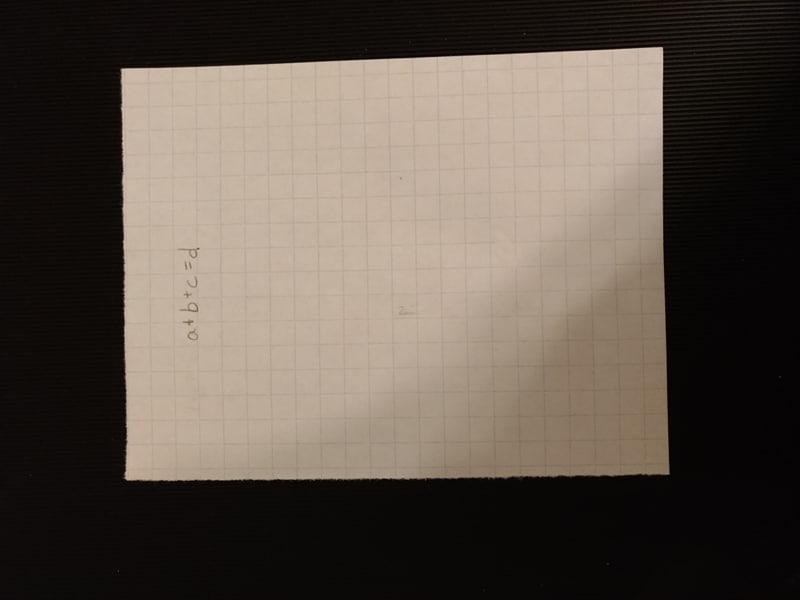
#> input picture Jeff/workspace/images/inputs/abc.jpg, 800 x 600 px, found by its file name; its folder holds only this picture in this run
$ python scanner.py   (older library calls are emulated)
#> lines starting #> are read from the running program, lines starting #| are printed output that depends on the picture; after the words box and inside, x2 and y2 are one past the last pixel; in counts of white or black regions, pixels touching at a corner belong together
### Jeff/workspace/project/support.py
'''
Supporting function for document scanner

cornerPoints(image) - locating the corners of the document in question in an image
findName(string) - extracting file name without file extension to output in a unique folder
perspectiveTransform(image, list) - extract the location of the corner points and set thme as the base coordinates
@author: Jeffrey
'''

from PIL import Image
import numpy as np
import cv2
import sys, traceback
from imutils.perspective import order_points

def cornerPoints(corner):
    corner = corner.reshape((4,2))
    rect = np.zeros((4,2), dtype = np.float32)
    add = corner.sum(axis = 1)
    rect[0] = corner[np.argmin(add)]
    rect[2] = corner[np.argmax(add)]

    diff = np.diff(corner, axis = 1)
    rect[1] = corner[np.argmin(diff)]
    rect[3] = corner[np.argmax(diff)]
    return rect

def scaleTarget(corner, shrink_scale):
    try:
        cornerNew = corner.reshape((4,2))
        rect = np.zeros((4,2), dtype = np.float32)
        add = cornerNew.sum(axis = 1)
        rect[0] = cornerNew[np.argmin(add)]
        rect[2] = cornerNew[np.argmax(add)]

        diff = np.diff(cornerNew, axis = 1)
        rect[1] = cornerNew[np.argmin(diff)]
        rect[3] = cornerNew[np.argmax(diff)]

        (topLeft, topRight, bottomRight, bottomLeft) = rect

        widthA = np.sqrt(((bottomRight[0] - bottomLeft[0]) ** 2) + ((bottomRight[1] - bottomLeft[1]) ** 2))
        widthB = np.sqrt(((topRight[0] - topLeft[0]) ** 2) + ((topRight[1] - topLeft[1]) ** 2))
        maxWidth = max(int(widthA), int(widthB))

        heightA = np.sqrt(((topRight[0] - bottomRight[0]) ** 2) + ((topRight[1] - bottomRight[1]) ** 2))
        heightB = np.sqrt(((topLeft[0] - bottomLeft[0]) ** 2) + ((topLeft[1] - bottomLeft[1]) ** 2))
        maxHeight = max(int(heightA), int(heightB))


        scale = shrink_scale
        heightScale = scale * maxHeight
        widthScale = scale * maxWidth
        corner[0][0] = [rect[0][0] + widthScale, rect[0][1] + heightScale]
        corner[1][0] = [rect[1][0] - widthScale, rect[1][1] + heightScale]
        corner[2][0] = [rect[2][0] - widthScale, rect[2][1] - heightScale]
        corner[3][0] = [rect[3][0] + widthScale, rect[3][1] - heightScale]
    except:
        print("BUGBUGUBUG")
        traceback.print_exc(file=sys.stdout)
    return corner

def findName(name):
    indType = name.find('.')
    nameOnly = name[0:indType] + '/'
    return nameOnly

def perspectiveTransform(image, points):
    rect = order_points(points)
    (topLeft, topRight, bottomRight, bottomLeft) = rect

    widthA = np.sqrt(((bottomRight[0] - bottomLeft[0]) ** 2) + ((bottomRight[1] - bottomLeft[1]) ** 2))
    widthB = np.sqrt(((topRight[0] - topLeft[0]) ** 2) + ((topRight[1] - topLeft[1]) ** 2))
    maxWidth = max(int(widthA), int(widthB))

    heightA = np.sqrt(((topRight[0] - bottomRight[0]) ** 2) + ((topRight[1] - bottomRight[1]) ** 2))
    heightB = np.sqrt(((topLeft[0] - bottomLeft[0]) ** 2) + ((topLeft[1] - bottomLeft[1]) ** 2))
    maxHeight = max(int(heightA), int(heightB))


    destinationPoints = np.array([
        [0,0],
        [maxWidth - 1, 0],
        [maxWidth - 1, maxHeight - 1],
        [0, maxHeight - 1]],
        dtype = "float32")

    M = cv2.getPerspectiveTransform(rect,destinationPoints)
    warped = cv2.warpPerspective(image, M, (maxWidth, maxHeight))

    return warped

def downscale_image(image, max_dim=2048):
    a, b = image.size
    if max(a, b) <= max_dim:
        return 1.0, image
    scale = 1.0 * max_dim / max(a, b)
    newImage = image.resize((int(a * scale), int(b * scale)), Image.ANTIALIAS)
    return scale, newImage

def findBorder(contours, arr):
    borders = []
    area = arr.shape[0] * arr.shape[1]
    for i, c in enumerate(contours):
        x, y, w, h = cv2.boundingRect(c)
        if w * h > 0.5 * area:
            borders.append((i, x, y, x + w - 1, y + h - 1))
    return borders

def removeBorder(contour, arr):
    conImage = np.zeros(arr.shape)
    rem = cv2.minAreaRect(contour)
    degrees = rem[2]
    if min(degrees % 90, 90 - (degrees % 90)) <= 10.0:
        box = cv2.boxPoints(rem)
        box = np.int0(box)
        cv2.drawContours(conImage, [box], 0, 255, -1)
        cv2.drawContours(conImage, [box], 0, 0, 4)
    else:
        x1, y1, x2, y2 = cv2.boundingRect(contour)
        cv2.rectangle(conImage, (x1, y1), (x2, y2), 255, -1)
        cv2.rectangle(conImage, (x1, y1), (x2, y2), 0, 4)
    return np.minimum(conImage, arr)

def dilate(arr, N, iterations):
    kernel = np.zeros((N, N), dtype=np.uint8)
    kernel[(N-1)//2,:] = 1
    dilateImage = cv2.dilate(arr/255, kernel, iterations = iterations)
    kernel = np.zeros((N, N), dtype=np.uint8)
    kernel[:,(N-1)//2] = 1
    dilateImage = cv2.dilate(dilateImage, kernel, iterations = iterations)
    return dilateImage

def findComponents(edges, maxComps=16):
    count = 21
    n = 1
    while count > 16:
        n += 1
        dilateImage = dilate(edges, N = 3, iterations = n)
        dilateImage = np.uint8(dilateImage)
        _, contours, _ = cv2.findContours(dilateImage, cv2.RETR_TREE, cv2.CHAIN_APPROX_SIMPLE)
        count = len(contours)
    print(count)
    return contours

def contourAssist(contours, arr):
    cInfo = []
    for c in contours:
        x, y, w, h = cv2.boundingRect(c)
        cImage = np.zeros(arr.shape)
        cv2.drawContours(cImage, [c], 0, 255, -1)
        cInfo.append({
            'x1': x,
            'y1': y,
            'x2': x + w - 1,
            'y2': y + h - 1,
            'sum': np.sum(arr * (cImage > 0))/255
        })
    return cInfo

def cropArea(crop):
    x1, y1, x2, y2, = crop
    return max(0, x2 - x1) * max(0, y2 - y1)

def cropByUnion(crop1, crop2):
    x11, y11, x21, y21 = crop1
    x12, y12, x22, y22 = crop2
    return min(x11, x12), min(y11, y12), max(x21, x22), max(y21, y22)

def cropByIntersect(crop1, crop2):
    x11, y11, x21, y21 = crop1
    x12, y12, x22, y22 = crop2
    return max(x11, x12), max(y11, y12), min(x21, x22), min(y21, y22)

def findOptimalComponents(contours, edges):
    cInfo = contourAssist(contours, edges)
    cInfo.sort(key=lambda x: -x['sum'])
    total = np.sum(edges) / 255
    area = edges.shape[0] * edges.shape[1]
    c = cInfo[0]
    del cInfo[0]
    thisCrop = c['x1'], c['y1'], c['x2'], c['y2']
    crop = thisCrop
    coveredSum = c['sum']

    while coveredSum < total:
        changed = False
        recall = 1.0 * coveredSum / total
        prec = 1 - 1.0 * cropArea(crop) / area
        f1 = 2 * (prec * recall / (prec + recall))
        for i, c in enumerate(cInfo):
            currCrop = c['x1'], c['y1'], c['x2'], c['y2']
            newCrop = cropByUnion(crop, currCrop)
            newSum = coveredSum + c['sum']
            newRecall = 1.0 * newSum / total
            newPrec = 1 - 1.0 * cropArea(newCrop) / area
            newF1 = 2 * newPrec * newRecall / (newPrec + newRecall)

            remainFraction = c['sum'] / (total - coveredSum)
            newAreaFraction = 1.0 * cropArea(newCrop) / cropArea(crop) - 1
            if newF1 > f1 or (remainFraction > 0.025 and newAreaFraction < 0.15):
                crop = newCrop
                coveredSum = newSum
                del cInfo[i]
                changed = True
                break
        if not changed:
            break
    return crop

def padCrop(crop, contours, edges, borderContour, padPx=15):
    bx1, by1, bx2, by2 = 0, 0, edges.shape[0], edges.shape[1]
    if borderContour is not None and len(borderContour) > 0:
        c = contourAssist([borderContour], edges)[0]
        bx1, by1, bx2, by2 = c['x1'] + 5, c['y1'] + 5, c['x2'] - 5, c['y2'] -5

    def cropByBorder(crop):
        x1, y1, x2, y2 = crop
        x1 = max(x1 - padPx, bx1)
        y1 = max(y1 - padPx, by1)
        x2 = max(x2 + padPx, bx2)
        y2 = max(y2 + padPx, by2)
        return crop

    crop = cropByBorder(crop)
    cInfo = contourAssist(contours, edges)
    changed = False
    for c in cInfo:
        currCrop = c['x1'], c['y1'], c['x2'], c['y2']
        currArea = cropArea(currCrop)
        intArea = cropArea(cropByIntersect(crop, currCrop))
        newCrop = cropByBorder(cropByUnion(crop, currCrop))
        if 0 < intArea < currArea and crop != newCrop:
            changed = True
            crop = newCrop
    if changed:
        return padCrop(crop, contours, edges, borderContour, padPx)
    else:
        return crop

# [52 lines left out: functions textDetection, textDetection2, not called in this run]

def textDetection3(imagePath, outputPath):
    image = cv2.imread(imagePath)
    gray = cv2.cvtColor(image, cv2.COLOR_BGR2GRAY)
    cv2.imshow('gray',gray)
    cv2.waitKey(0)
    ret,thresh = cv2.threshold(gray, 127, 255, cv2.THRESH_BINARY_INV)
    cv2.imshow('second', thresh)
    cv2.waitKey(0)
    kernel = np.ones((5,100), np.uint8)
    img_dilation = cv2.dilate(thresh, kernel, iterations=1)
    cv2.imshow('dilated', img_dilation)
    cv2.waitKey(0)
    im2, ctrs, _ = cv2.findContours(img_dilation.copy(), cv2.RETR_EXTERNAL, cv2.CHAIN_APPROX_SIMPLE)
    sorted_ctrs = sorted(ctrs, key=lambda ctr: cv2.boundingRect(ctr)[0])
    for i, ctr in enumerate(sorted_ctrs):
        x, y, w, h = cv2.boundingRect(ctr)
        roi = image[y:y+h, x:x+w]
        cv2.imshow('segment no:'+str(i), roi)
        cv2.imwrite(outputPath+'extracted_text_'+str(i)+'.jpg', roi)
        cv2.rectangle(image, (x,y), (x + w, y + h), (90, 0, 255), 2)
        cv2.waitKey(0)

    cv2.imshow('marked areas', image)
    cv2.waitKey(0)

    return image;


### Jeff/workspace/project/scanner.py
'''
Document scanner for extracting rectangular objects from a given image.
@author: Jeffrey
'''

import cv2
import numpy as np
import os.path
import imutils
from skimage.filters import threshold_local
from project import support
import sys, traceback
from PIL import Image
from scipy.ndimage.filters import rank_filter
#================================================================================================================
inputPath = '../images/inputs/'
outputPath = '../images/outputs/'
imageName = input("Enter image name: ")
#> the answer given: ../images/inputs/abc.jpg
imagePath = inputPath + str(imageName)
outputPath = outputPath + support.findName(imageName)
pageExtracted = False
textExtractPath = None

scaling = 500

print('importing >> ' + imagePath)
print('output path >> ' + outputPath)
if os.path.exists(imagePath):
    print('file found')
    if not os.path.exists(outputPath):
        os.makedirs(outputPath)
    image = cv2.imread(imagePath)
#> image is the input picture: shape (600, 800, 3); mean B, G, R 73.9, 83.1, 93.1
    original = image.copy()
    origHeight, origWidth, _ = image.shape
    ratio = image.shape[0] / scaling
    image = imutils.resize(image, height=scaling)
#> image: shape (500, 666, 3)
    print('starting page extraction ...')
    grayscale = cv2.cvtColor(image, cv2.COLOR_BGR2GRAY)
    blurred = cv2.GaussianBlur(grayscale, (5, 5), 0)
    edged = cv2.Canny(blurred, 100, 200)
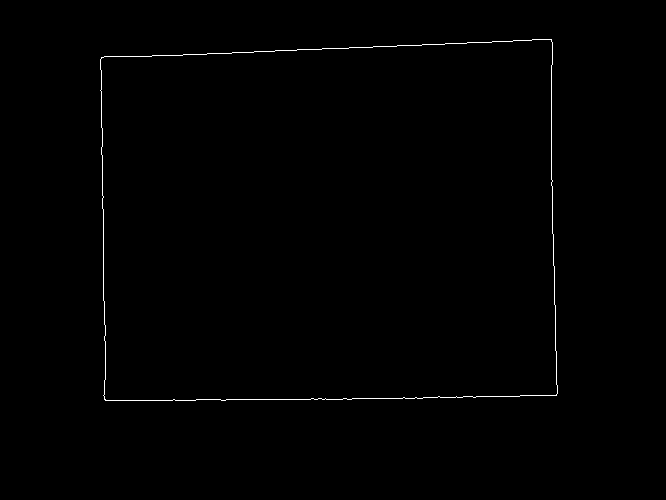
#> edged: shape (500, 666); 0.48% white in thin lines or dots, all inside (x1, y1, x2, y2) = (100, 39, 558, 401)
    backupEdged = edged.copy()
    (_, contours, _) = cv2.findContours(edged, cv2.RETR_LIST, cv2.CHAIN_APPROX_SIMPLE)
#> contours = 2 contours; box (x1, y1, x2, y2) and area: (100, 39, 558, 401) 157519, (100, 39, 558, 401) 157516
    contours = sorted(contours, key=cv2.contourArea, reverse=True)
#    print(contours)
    for c in contours:
        p = cv2.arcLength(c, True)
        approx = cv2.approxPolyDP(c, 0.02 * p, True)
        if len(approx) == 4:
            target = approx
            break
#> this loop made 1 pass
#> (p, target) on pass 1: (1630.7, [[551, 39], [101, 57], [104, 399], [556, 395]])
    try:
        if target is not None:
            print('page found in image')
            pageExtracted = True
            target = support.scaleTarget(target, 0.015)
#> in scaleTarget, `cornerNew = corner.reshape((4,2))`: cornerNew = [[551, 39], [101, 57], [104, 399], [556, 395]]
#> in scaleTarget, `add = cornerNew.sum(axis = 1)`: add = [590, 158, 503, 951]
#> in scaleTarget, `diff = np.diff(cornerNew, axis = 1)`: diff = [-512, -44, 295, -161]
#> target = [[107, 62], [544, 44], [549, 389], [110, 393]]
            newTarget = target * ratio
#> newTarget = [[128.4, 74.4], [652.8, 52.8], [658.8, 466.8], [132, 471.6]]
            #approx = support.cornerPoints(target)
            approx = support.cornerPoints(newTarget)
#> in cornerPoints, `corner = corner.reshape((4,2))`: corner has the same summary as newTarget outside cornerPoints
#> in cornerPoints, `add = corner.sum(axis = 1)`: add = [202.8, 705.6, 1125.6, 603.6]
#> in cornerPoints, `diff = np.diff(corner, axis = 1)`: diff = [-54, -600, -192, 339.6]
#> approx has the same summary as newTarget
            print(approx)
#| [[128.4  74.4]
#|  [652.8  52.8]
#|  [658.8 466.8]
#|  [132.  471.6]]
            print(approx[0][1] + approx[1][1])
#| 127.2
            warpedHeight = int(((approx[3][1]-approx[1][1]) + (approx[2][1] - approx[0][1])) / 2)
#> warpedHeight = 405
            warpedWidth = int(((approx[2][0]-approx[3][0]) + (approx[1][0] - approx[0][0])) / 2)
#> warpedWidth = 525
            print(warpedWidth, warpedHeight)
#| 525 405
            pts2 = np.float32([[0,0],[warpedWidth,0],[warpedWidth,warpedHeight],[0,warpedHeight]])
#> pts2 = [[0, 0], [525, 0], [525, 405], [0, 405]]

            M = cv2.getPerspectiveTransform(approx,pts2)
#> M = [[1.05, -0.00956, -134.7], [0.0426, 1.03, -82.48], [8.21e-05, 9.72e-06, 1]]
            dest = cv2.warpPerspective(original,M,(warpedWidth,warpedHeight))
            destHeight, destWidth, _ = dest.shape
            cv2.drawContours(image, [target], -1, (0, 255, 0), 2)
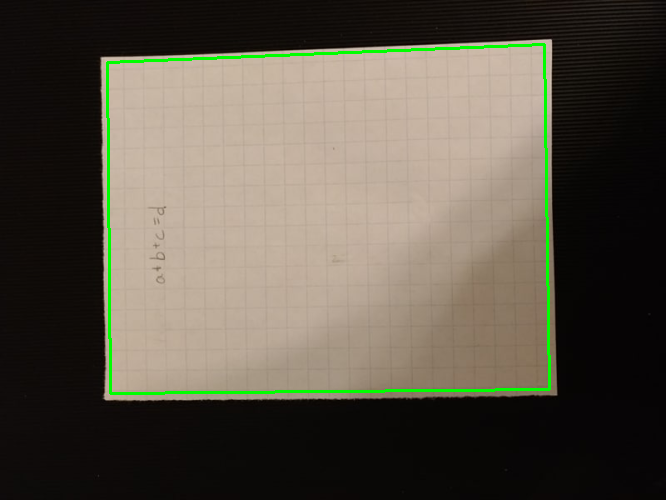
#> image: shape (500, 666, 3); mean B, G, R 71.9, 84.5, 90.6
            dest = cv2.cvtColor(dest, cv2.COLOR_BGR2GRAY)
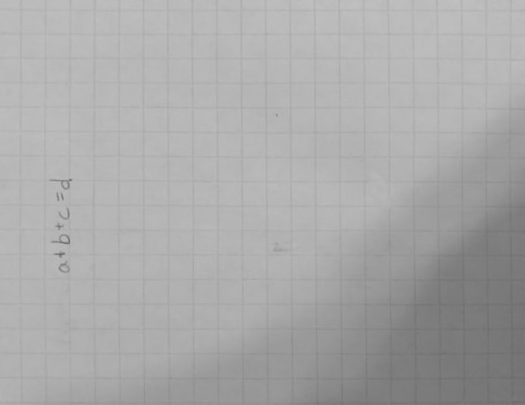
#> dest: shape (405, 525); min 102, max 193, mean 169.3

            warped = support.perspectiveTransform(original, target.reshape(4, 2) * ratio)
#> in perspectiveTransform, `rect = order_points(points)`: rect has the same summary as newTarget outside perspectiveTransform
#> in perspectiveTransform, `(topLeft, topRight, bottomRight, bottomLeft) = rect`: topLeft = [128.4, 74.4]; topRight = [652.8, 52.8]; bottomRight = [658.8, 466.8]; bottomLeft = [132, 471.6]
#> in perspectiveTransform, `widthA = np.sqrt(((bottomRight[0] - bottomLeft[0]) ** 2) + ((bottomRig..`: widthA = 526.8
#> in perspectiveTransform, `widthB = np.sqrt(((topRight[0] - topLeft[0]) ** 2) + ((topRight[1] - t..`: widthB = 524.8
#> in perspectiveTransform, `maxWidth = max(int(widthA), int(widthB))`: maxWidth = 526
#> in perspectiveTransform, `heightA = np.sqrt(((topRight[0] - bottomRight[0]) ** 2) + ((topRight[1..`: heightA = 414
#> in perspectiveTransform, `heightB = np.sqrt(((topLeft[0] - bottomLeft[0]) ** 2) + ((topLeft[1] -..`: heightB = 397.2
#> in perspectiveTransform, `maxHeight = max(int(heightA), int(heightB))`: maxHeight = 414
#> in perspectiveTransform, `destinationPoints = np.array([ [0,0], [maxWidth - 1, 0], [maxWidth - 1..`: destinationPoints = [[0, 0], [525, 0], [525, 413], [0, 413]]
#> in perspectiveTransform, `M = cv2.getPerspectiveTransform(rect,destinationPoints)`: M = [[1.05, -0.00956, -134.7], [0.0435, 1.06, -84.1], [8.21e-05, 9.72e-06, 1]]
            warped = cv2.cvtColor(warped, cv2.COLOR_BGR2GRAY)
#> warped: shape (414, 526)
            T = threshold_local(warped, 11, offset = 10, method = "gaussian")
            warped = (warped > T).astype("uint8") * 255
#> warped: shape (414, 526); 99.9% white; black in thin lines or dots, all inside (x1, y1, x2, y2) = (49, 116, 278, 278)

            ret, threshold1 = cv2.threshold(dest, 127, 255, cv2.THRESH_BINARY)
#> threshold1: shape (405, 525); 90.9% white; 19 black regions (18 under 20 px), largest, box (x1, y1, x2, y2) and area: (316, 205, 525, 405) 19373
            threshold2 = cv2.adaptiveThreshold(dest, 255, cv2.ADAPTIVE_THRESH_MEAN_C, cv2.THRESH_BINARY, 11, 2)
#> threshold2: shape (405, 525); 83.4% white; black in thin lines or dots
            threshold3 = cv2.adaptiveThreshold(dest, 255, cv2.ADAPTIVE_THRESH_GAUSSIAN_C, cv2.THRESH_BINARY, 11, 2)
#> threshold3: shape (405, 525); 87.2% white; black in thin lines or dots
            ret2, threshold4 = cv2.threshold(dest, 0, 255, cv2.THRESH_BINARY + cv2.THRESH_OTSU)
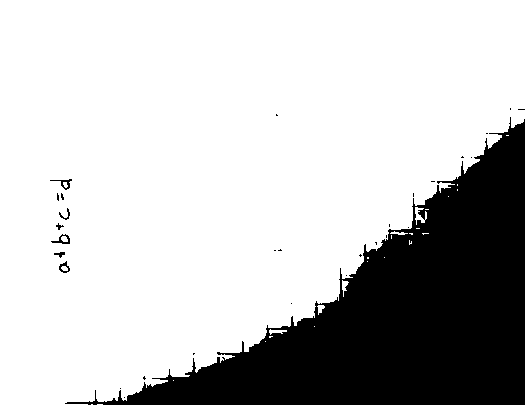
#> threshold4: shape (405, 525); 76.4% white; 30 black regions (23 under 20 px), largest, box (x1, y1, x2, y2) and area: (65, 117, 525, 405) 49834, (51, 234, 70, 244) 72, (50, 179, 72, 190) 69
#> ret2 = 158

            top, bottom, left, right = [10] * 4
            print('outputting original ... done')
            cv2.imwrite(outputPath + 'original_' + imageName, original)
            print('outputting grayscale ... done')
            cv2.imwrite(outputPath + 'grayscale_' + imageName, grayscale)
            print('outputting blurred original ... done')
            cv2.imwrite(outputPath + 'blurred_original_' + imageName, blurred)
            print('outputting edged original ... done')
            cv2.imwrite(outputPath + 'edged_original_' + imageName, backupEdged)
            print('outputting outline ... done')
            cv2.imwrite(outputPath + 'outline_' + imageName, image)
            print('outputting warped ... done')
            cv2.imwrite(outputPath + 'warped_' + imageName, warped)
            print('outputting threshold binary ... done')
            cv2.imwrite(outputPath + 'threshold_binary_' + imageName, threshold1)
            print('outputting threshold mean ... done')
            cv2.imwrite(outputPath + 'threshold_mean_' + imageName, threshold2)
            print('outputting threshold gaussian ... done')
            cv2.imwrite(outputPath + 'threshold_gaussian_' + imageName, threshold3)
            print('outputting otus\'s ... done')
            cv2.imwrite(outputPath + 'otsu_' + imageName, threshold4)
            print('outputting dest ... done')
            textExtractPath = outputPath + 'dest_' + imageName
            dest = cv2.copyMakeBorder(dest, top, bottom, left, right, cv2.BORDER_CONSTANT, value = [0, 0, 0])
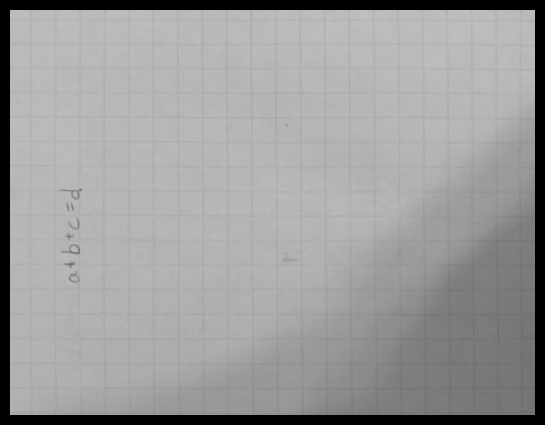
#> dest: shape (425, 545); min 0, max 193, mean 155.5
            cv2.imwrite(outputPath + 'dest_' + imageName, imutils.resize(dest, origHeight))
    except NameError:
        print('page not found in image')
    except:
        print(traceback.print_exc(file=sys.stdout))
    print('page extraction ... done')
#================================================================================================================
    print('\nstarting text extraction ...')
    tImage = Image.open(textExtractPath)
    print('input file >> ' + textExtractPath)
    scale, image = support.downscale_image(tImage)
#> scale = 1
    edges = cv2.Canny(np.asarray(image), 100, 200)
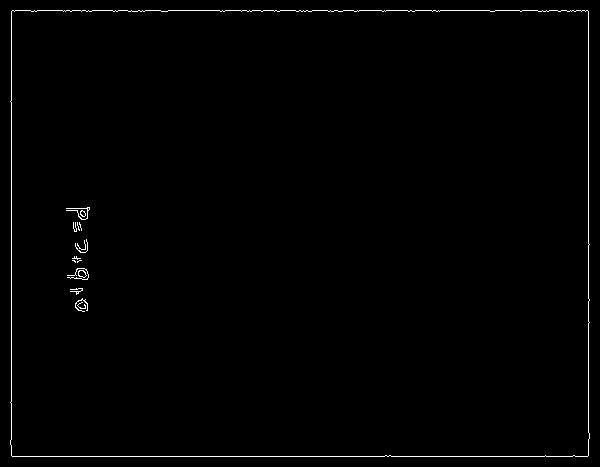
#> edges: shape (467, 600); 0.87% white in thin lines or dots
    _, contours, _ = cv2.findContours(edges, cv2.RETR_TREE, cv2.CHAIN_APPROX_SIMPLE)
#> contours = 21 contours, 16 with area under 20; largest, box (x1, y1, x2, y2) and area: (10, 10, 590, 457) 257231, (10, 10, 590, 457) 257231, (78, 270, 87, 278) 42, (78, 270, 87, 278) 36, (80, 210, 86, 217) 23
    borders = support.findBorder(contours, edges)
#> the loop in findBorder, `for i, c in enumerate(contours):` made 21 passes
#> (x, y, w, h) on passes 1, 2, 3, 4, 5, 7, 8, 9: (10, 10, 580, 447), (10, 10, 580, 447), (77, 302, 9, 7), (75, 298, 13, 14), (70, 288, 13, 7), (78, 270, 9, 8), (78, 270, 9, 8), (67, 268, 22, 12)
#> after the loop in findBorder, `for i, c in enumerate(contours):`: borders = [(0, 10, 10, 589, 456), (1, 10, 10, 589, 456)]
#> borders = [(0, 10, 10, 589, 456), (1, 10, 10, 589, 456)]
    borders.sort(key=lambda i_x1_y1_x2_y2: (i_x1_y1_x2_y2[3] - i_x1_y1_x2_y2[1]) * (i_x1_y1_x2_y2[4] - i_x1_y1_x2_y2[2]))
    borderContour = None
    if len(borders):
        borderContour = contours[borders[0][0]]
#> borderContour = contour of 222 points, box (x1, y1, x2, y2) (10, 10, 590, 457), area 257231
        edges = support.removeBorder(borderContour, edges)
#> in removeBorder, `rem = cv2.minAreaRect(contour)`: rem = ((299.5, 233), (446, 579), -90)
#> in removeBorder, `degrees = rem[2]`: degrees = -90
#> in removeBorder, `box = cv2.boxPoints(rem)`: box = [[589, 456], [10, 456], [10, 10], [589, 10]]
#> in removeBorder, `box = np.int0(box)`: box = [[588, 455], [10, 455], [10, 10], [588, 10]]
#> in removeBorder, `cv2.drawContours(conImage, [box], 0, 255, -1)`:
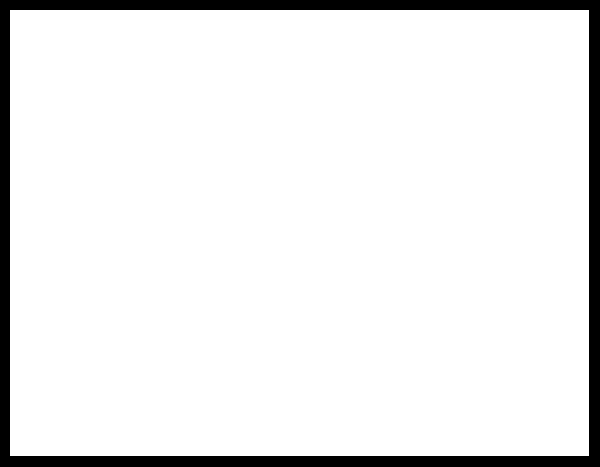
#> conImage: shape (467, 600) float64; 92.2% white; 1 black region, box (x1, y1, x2, y2) and area: (0, 0, 600, 467) 21966
#> (the rest of the program and of its run is left out)
